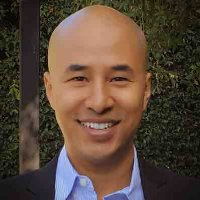
#> input picture temp files/imgs/snehesh.jpg, 200 x 200 px, found by its file name
$ jupyter execute --allow-errors 'delaunay triangulation.ipynb'   (older library calls are emulated)
#> lines starting #> are read from the running program, lines starting #| are printed output that depends on the picture
[cell 1]
import cv2
import glob
import random
import matplotlib.pyplot as plt
import numpy as np
import time
import dlib
from imutils import face_utils
import scipy.spatial as spatial

[cell 2]
# chahat_img = cv2.imread('/home/pratique/Downloads/cmsc733-Pictorial Information/project_2_face_swap/YourDirectoryID_p2/Data/chahat_c.jpeg')
chahat_img = cv2.imread('/home/pratique/Downloads/cmsc733-Pictorial Information/project_2_face_swap/YourDirectoryID_p2/Data/snehesh.jpg')
#> chahat_img is the input picture: shape (200, 200, 3); mean B, G, R 57.9, 71.1, 89.5
chahat_img = cv2.cvtColor(chahat_img,cv2.COLOR_BGR2RGB)
# nitin_img = cv2.imread('/home/pratique/Downloads/cmsc733-Pictorial Information/project_2_face_swap/YourDirectoryID_p2/Data/nitin.jpg')
nitin_img = cv2.imread('/home/pratique/Downloads/cmsc733-Pictorial Information/project_2_face_swap/YourDirectoryID_p2/Data/abhinav.jpg')
#> (the rest of this cell did not finish here and is left out)

[cell 3]
tuple(np.shape(nitin_img))

[cell 4]
chahat_img_size = np.shape(chahat_img)
#> chahat_img_size = (200, 200, 3)
nitin_img_size = np.shape(nitin_img)
#> nitin_img_size = ()
#> (the rest of this cell did not finish here and is left out)

#> (a cell that did not finish here is left out)

[cell 6]
chahat_img_gray = cv2.cvtColor(chahat_img, cv2.COLOR_BGR2GRAY)
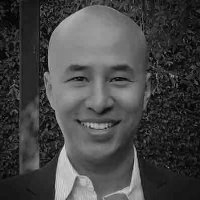
#> chahat_img_gray: shape (200, 200); min 0, max 228, mean 69.3
#> (the rest of this cell did not finish here and is left out)

[cell 7]
def draw_point(img, p, color ):
    cv2.circle( img, p, 2, color, cv2.cv.CV_FILLED, cv2.CV_AA, 0 )
def draw_features_on_img(img):
    gray = cv2.cvtColor(img, cv2.COLOR_RGB2GRAY)
    rects = detector(gray, 1)
#     print('rects')
#     print(rects)
    for (i, rect) in enumerate(rects):
        # determine the facial landmarks for the face region, then
        # convert the facial landmark (x, y)-coordinates to a NumPy
        # array
        shape = predictor(img, rect)
        shape = face_utils.shape_to_np(shape)
        points = shape
#         print(shape)
#         print('next')

        # convert dlib's rectangle to a OpenCV-style bounding box
        # [i.e., (x, y, w, h)], then draw the face bounding box
        (x, y, w, h) = face_utils.rect_to_bb(rect)
        cv2.rectangle(img, (x, y), (x + w, y + h), (0, 255, 0), 2)

        # show the face number
        cv2.putText(img, "Face #{}".format(i + 1), (x - 10, y - 10),
            cv2.FONT_HERSHEY_SIMPLEX, 0.5, (0, 255, 0), 2)

        # loop over the (x, y)-coordinates for the facial landmarks
        # and draw them on the image
        for (x, y) in shape:
            cv2.circle(img, (x, y), 1, (0, 0, 255), -1)
        return img, points
# show the output image with the face detections + facial landmarks
#> (the rest of this cell did not finish here and is left out)

nitin_features,nitin_points = draw_features_on_img(nitin_img.copy())
plt.rcParams["figure.figsize"] = (10,10)

#> (a cell that did not finish here is left out)

[cell 9]
size = np.shape(chahat_img)
#> size = (200, 200, 3)
chahat_img_rect = (0,0,size[1],size[0])
#> chahat_img_rect = (0, 0, 200, 200)
size = np.shape(nitin_img)
#> size = ()
#> (the rest of this cell did not finish here and is left out)

[cell 10]
chahat_img_subdiv  = cv2.Subdiv2D(chahat_img_rect)
#> (the rest of this cell did not finish here and is left out)

[cell 11]
# Draw delaunay triangles
def draw_delaunay(img, subdiv, delaunay_color):

    triangleList = subdiv.getTriangleList();
    print(triangleList)
    print(len(triangleList))
    size = img.shape
    r = (0, 0, size[1], size[0])

    for t in triangleList :

        pt1 = (t[0], t[1])
        pt2 = (t[2], t[3])
        pt3 = (t[4], t[5])

        cv2.line(img, pt1, pt2, delaunay_color, 1, cv2.LINE_AA, 0)
        cv2.line(img, pt2, pt3, delaunay_color, 1, cv2.LINE_AA, 0)
        cv2.line(img, pt3, pt1, delaunay_color, 1, cv2.LINE_AA, 0)
    return img

#> (a cell that did not finish here is left out)

#> (a cell that did not finish here is left out)

[cell 14]
np.shape(chahat_img)[2]
#> Out = 3

[cell 15]
def draw_matches(img1,pts1,img2,pts2):
    h = max(np.shape(img1)[0],np.shape(img2)[0])
    w = np.shape(img1)[1]+np.shape(img2)[1]
    w_shift = np.shape(img1)[1]
    new_img = np.hstack((img1,img2))
    for i,_ in enumerate(pts1):
        if i>19:
            cv2.line(new_img,(pts1[i][0],pts1[i][1]),(pts2[i][0]+w_shift,pts2[i][1]),(255,0,0),1)
    return new_img

[cell 16]
# montage = draw_matches(chahat_img.copy(), chahat_points, nitin_img.copy(), nitin_points)
# plt.rcParams["figure.figsize"] = (50,50)
# plt.imshow(montage)

#> (a cell that did not finish here is left out)

#> (a cell that did not finish here is left out)

[cell 19]
# print(np.shape(chahat_img))
show_img = draw_delaunay(chahat_img.copy(), chahat_img_subdiv,(255, 255, 255));

$ run again, with Abhi1625_p2/Data/chahat_c.jpeg copied over temp files/imgs/snehesh.jpg
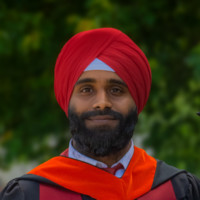
#> input picture Abhi1625_p2/Data/chahat_c.jpeg, 200 x 200 px, found by its file name
#> chahat_img is the input picture: shape (200, 200, 3); mean B, G, R 23.1, 42.7, 69.8
#> `chahat_img_gray = cv2.cvtColor(chahat_img, cv2.COLOR_BGR2GRAY)`:
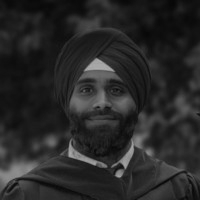
#> chahat_img_gray: shape (200, 200); min 7, max 172, mean 40
#> in draw_features_on_img, `gray = cv2.cvtColor(img, cv2.COLOR_RGB2GRAY)`:
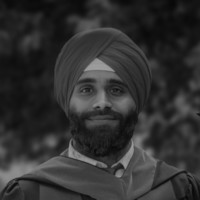
#> gray: shape (200, 200); min 6, max 160, mean 48.6

$ run again, with Abhi1625_p2/Data/nitin.jpg copied over temp files/imgs/snehesh.jpg
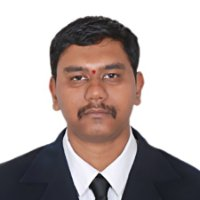
#> input picture Abhi1625_p2/Data/nitin.jpg, 200 x 200 px, found by its file name
#> chahat_img is the input picture: shape (200, 200, 3); mean B, G, R 170.1, 171.9, 182.7
#> `chahat_img_gray = cv2.cvtColor(chahat_img, cv2.COLOR_BGR2GRAY)`:
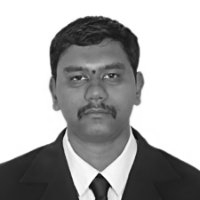
#> chahat_img_gray: shape (200, 200); min 5, max 255, mean 172.6

$ run again, with temp files/imgs/anton.jpg copied over temp files/imgs/snehesh.jpg
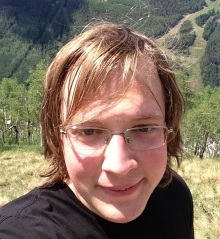
#> input picture temp files/imgs/anton.jpg, 220 x 239 px, found by its file name
#> chahat_img is the input picture: shape (239, 220, 3); mean B, G, R 95.8, 111.7, 130.2
#> `chahat_img_gray = cv2.cvtColor(chahat_img, cv2.COLOR_BGR2GRAY)`:
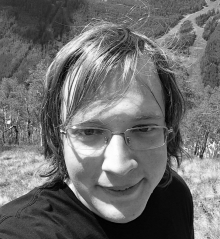
#> chahat_img_gray: shape (239, 220); min 1, max 255, mean 109.1
